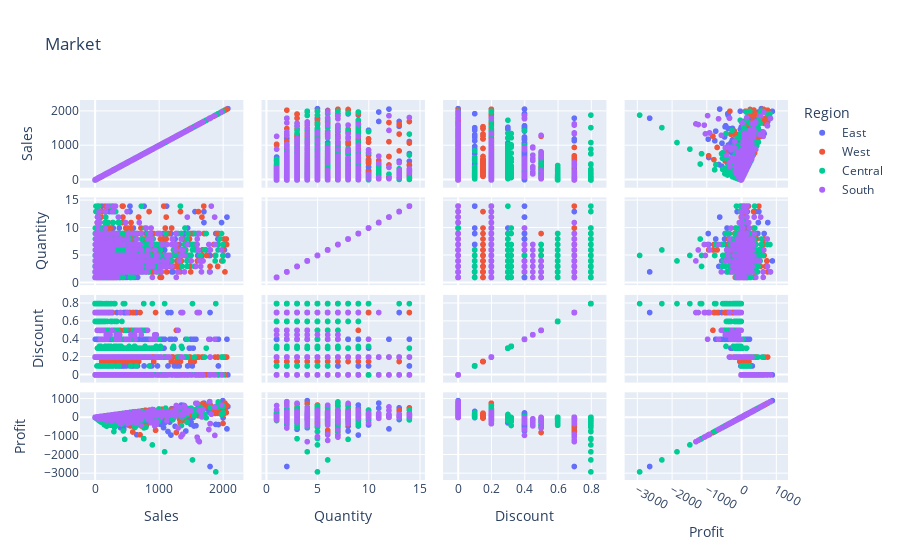

Write notebook code for a chart like this one.
### Code cell
px.scatter_matrix(new_data,color='Region',title='Market',dimensions=['Sales', 'Quantity', 'Discount', 'Profit'])

### Figure 1 — Plotly figure (JSON) as saved in the notebook; plotly's stock layout.template omitted (floating-point values rounded to 4 significant figures; data arrays with more than 128 entries replaced by an {"elided": "..."} marker saying what was removed)
{"data": [{"dimensions": [{"axis": {"matches": true}, "label": "Sales", "values": {"elided": "2806 float values"}}, {"axis": {"matches": true}, "label": "Quantity", "values": {"elided": "2806 int values"}}, {"axis": {"matches": true}, "label": "Discount", "values": {"elided": "2806 float values"}}, {"axis": {"matches": true}, "label": "Profit", "values": {"elided": "2806 float values"}}], "hovertemplate": "Region=East<br>%{xaxis.title.text}=%{x}<br>%{yaxis.title.text}=%{y}<extra></extra>", "legendgroup": "East", "marker": {"color": "#636efa", "symbol": "circle"}, "name": "East", "showlegend": true, "type": "splom"}, {"dimensions": [{"axis": {"matches": true}, "label": "Sales", "values": {"elided": "3166 float values"}}, {"axis": {"matches": true}, "label": "Quantity", "values": {"elided": "3166 int values"}}, {"axis": {"matches": true}, "label": "Discount", "values": {"elided": "3166 float values"}}, {"axis": {"matches": true}, "label": "Profit", "values": {"elided": "3166 float values"}}], "hovertemplate": "Region=West<br>%{xaxis.title.text}=%{x}<br>%{yaxis.title.text}=%{y}<extra></extra>", "legendgroup": "West", "marker": {"color": "#EF553B", "symbol": "circle"}, "name": "West", "showlegend": true, "type": "splom"}, {"dimensions": [{"axis": {"matches": true}, "label": "Sales", "values": {"elided": "2299 float values"}}, {"axis": {"matches": true}, "label": "Quantity", "values": {"elided": "2299 int values"}}, {"axis": {"matches": true}, "label": "Discount", "values": {"elided": "2299 float values"}}, {"axis": {"matches": true}, "label": "Profit", "values": {"elided": "2299 float values"}}], "hovertemplate": "Region=Central<br>%{xaxis.title.text}=%{x}<br>%{yaxis.title.text}=%{y}<extra></extra>", "legendgroup": "Central", "marker": {"color": "#00cc96", "symbol": "circle"}, "name": "Central", "showlegend": true, "type": "splom"}, {"dimensions": [{"axis": {"matches": true}, "label": "Sales", "values": {"elided": "1596 float values"}}, {"axis": {"matches": true}, "label": "Quantity", "values": {"elided": "1596 int values"}}, {"axis": {"matches": true}, "label": "Discount", "values": {"elided": "1596 float values"}}, {"axis": {"matches": true}, "label": "Profit", "values": {"elided": "1596 float values"}}], "hovertemplate": "Region=South<br>%{xaxis.title.text}=%{x}<br>%{yaxis.title.text}=%{y}<extra></extra>", "legendgroup": "South", "marker": {"color": "#ab63fa", "symbol": "circle"}, "name": "South", "showlegend": true, "type": "splom"}], "layout": {"dragmode": "select", "legend": {"title": {"text": "Region"}, "tracegroupgap": 0}, "title": {"text": "Market"}}}
